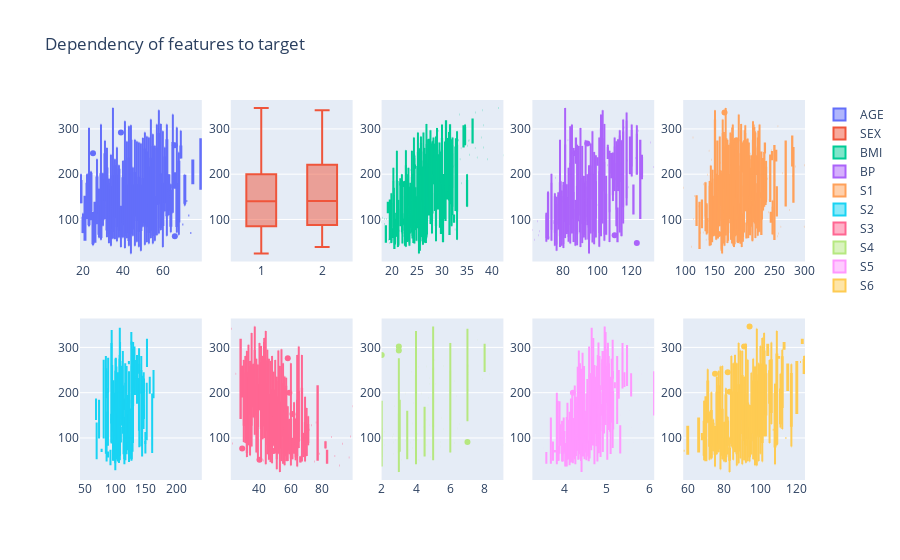

This figure's notebook cell:
### Code cell
fig = make_subplots(rows=2, cols=5)

row_count = 1
col_count = 1

for i in X.columns:
    fig.add_trace(go.Box(x=data[i], y=y, name=i), row=row_count, col=col_count)
    if col_count % 5 == 0:
        col_count = 1
        row_count += 1
    else:
        col_count += 1 
fig.update_layout(title_text="Dependency of features to target")

### Figure 1 — Plotly figure (JSON) as saved in the notebook; plotly's stock layout.template omitted (floating-point values rounded to 4 significant figures; data arrays with more than 128 entries replaced by an {"elided": "..."} marker saying what was removed)
{"data": [{"name": "AGE", "type": "box", "x": {"elided": "442 int values"}, "xaxis": "x", "y": {"elided": "442 int values"}, "yaxis": "y"}, {"name": "SEX", "type": "box", "x": {"elided": "442 int values"}, "xaxis": "x2", "y": {"elided": "442 int values"}, "yaxis": "y2"}, {"name": "BMI", "type": "box", "x": {"elided": "442 float values"}, "xaxis": "x3", "y": {"elided": "442 int values"}, "yaxis": "y3"}, {"name": "BP", "type": "box", "x": {"elided": "442 float values"}, "xaxis": "x4", "y": {"elided": "442 int values"}, "yaxis": "y4"}, {"name": "S1", "type": "box", "x": {"elided": "442 int values"}, "xaxis": "x5", "y": {"elided": "442 int values"}, "yaxis": "y5"}, {"name": "S2", "type": "box", "x": {"elided": "442 float values"}, "xaxis": "x6", "y": {"elided": "442 int values"}, "yaxis": "y6"}, {"name": "S3", "type": "box", "x": {"elided": "442 float values"}, "xaxis": "x7", "y": {"elided": "442 int values"}, "yaxis": "y7"}, {"name": "S4", "type": "box", "x": {"elided": "442 float values"}, "xaxis": "x8", "y": {"elided": "442 int values"}, "yaxis": "y8"}, {"name": "S5", "type": "box", "x": {"elided": "442 float values"}, "xaxis": "x9", "y": {"elided": "442 int values"}, "yaxis": "y9"}, {"name": "S6", "type": "box", "x": {"elided": "442 int values"}, "xaxis": "x10", "y": {"elided": "442 int values"}, "yaxis": "y10"}], "layout": {"title": {"text": "Dependency of features to target"}, "xaxis": {"anchor": "y", "domain": [0, 0.168]}, "xaxis10": {"anchor": "y10", "domain": [0.832, 1]}, "xaxis2": {"anchor": "y2", "domain": [0.208, 0.376]}, "xaxis3": {"anchor": "y3", "domain": [0.416, 0.584]}, "xaxis4": {"anchor": "y4", "domain": [0.624, 0.792]}, "xaxis5": {"anchor": "y5", "domain": [0.832, 1]}, "xaxis6": {"anchor": "y6", "domain": [0, 0.168]}, "xaxis7": {"anchor": "y7", "domain": [0.208, 0.376]}, "xaxis8": {"anchor": "y8", "domain": [0.416, 0.584]}, "xaxis9": {"anchor": "y9", "domain": [0.624, 0.792]}, "yaxis": {"anchor": "x", "domain": [0.575, 1]}, "yaxis10": {"anchor": "x10", "domain": [0, 0.425]}, "yaxis2": {"anchor": "x2", "domain": [0.575, 1]}, "yaxis3": {"anchor": "x3", "domain": [0.575, 1]}, "yaxis4": {"anchor": "x4", "domain": [0.575, 1]}, "yaxis5": {"anchor": "x5", "domain": [0.575, 1]}, "yaxis6": {"anchor": "x6", "domain": [0, 0.425]}, "yaxis7": {"anchor": "x7", "domain": [0, 0.425]}, "yaxis8": {"anchor": "x8", "domain": [0, 0.425]}, "yaxis9": {"anchor": "x9", "domain": [0, 0.425]}}}
